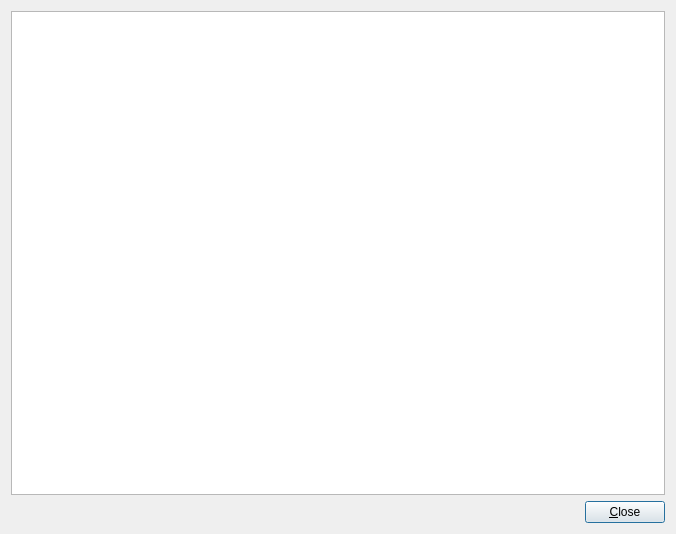
<?xml version="1.0" encoding="UTF-8"?>
<ui version="4.0">
 <class>SceneInformationDialog</class>
 <widget class="QDialog" name="SceneInformationDialog">
  <property name="windowModality">
   <enum>Qt::NonModal</enum>
  </property>
  <property name="geometry">
   <rect>
    <x>0</x>
    <y>0</y>
    <width>676</width>
    <height>534</height>
   </rect>
  </property>
  <property name="windowTitle">
   <string>Scene Information</string>
  </property>
  <layout class="QGridLayout" name="gridLayout">
   <item row="1" column="0">
    <layout class="QHBoxLayout" name="horizontalLayout">
     <item>
      <spacer name="horizontalSpacer">
       <property name="orientation">
        <enum>Qt::Horizontal</enum>
       </property>
       <property name="sizeHint" stdset="0">
        <size>
         <width>198</width>
         <height>20</height>
        </size>
       </property>
      </spacer>
     </item>
     <item>
      <widget class="QPushButton" name="pushButton">
       <property name="text">
        <string>&amp;Close</string>
       </property>
      </widget>
     </item>
    </layout>
   </item>
   <item row="0" column="0">
    <widget class="QTextEdit" name="textEdit">
     <property name="font">
      <font>
       <family>Monospace</family>
       <pointsize>8</pointsize>
      </font>
     </property>
     <property name="lineWrapMode">
      <enum>QTextEdit::NoWrap</enum>
     </property>
     <property name="html">
      <string>&lt;!DOCTYPE HTML PUBLIC &quot;-//W3C//DTD HTML 4.0//EN&quot; &quot;http://www.w3.org/TR/REC-html40/strict.dtd&quot;&gt;
&lt;html&gt;&lt;head&gt;&lt;meta name=&quot;qrichtext&quot; content=&quot;1&quot; /&gt;&lt;style type=&quot;text/css&quot;&gt;
p, li { white-space: pre-wrap; }
&lt;/style&gt;&lt;/head&gt;&lt;body style=&quot; font-family:'Monospace'; font-size:8pt; font-weight:400; font-style:normal;&quot;&gt;
&lt;p style=&quot;-qt-paragraph-type:empty; margin-top:12px; margin-bottom:12px; margin-left:0px; margin-right:0px; -qt-block-indent:0; text-indent:0px; font-family:'Ubuntu'; font-size:11pt;&quot;&gt;&lt;/p&gt;&lt;/body&gt;&lt;/html&gt;</string>
     </property>
    </widget>
   </item>
  </layout>
 </widget>
 <resources/>
 <connections>
  <connection>
   <sender>pushButton</sender>
   <signal>clicked()</signal>
   <receiver>SceneInformationDialog</receiver>
   <slot>accept()</slot>
   <hints>
    <hint type="sourcelabel">
     <x>327</x>
     <y>263</y>
    </hint>
    <hint type="destinationlabel">
     <x>334</x>
     <y>199</y>
    </hint>
   </hints>
  </connection>
 </connections>
</ui>
